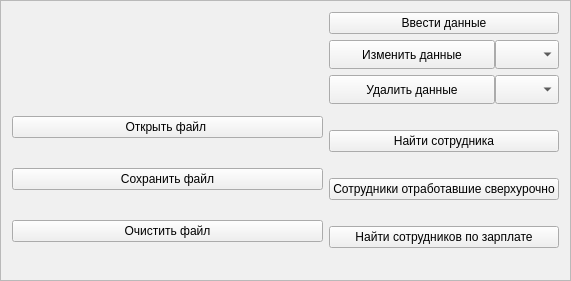
   <widget class="QFrame" name="fileFrame_2">
    <property name="geometry">
     <rect>
      <x>0</x>
      <y>400</y>
      <width>571</width>
      <height>281</height>
     </rect>
    </property>
    <property name="palette">
     <palette>
      <active>
       <colorrole role="WindowText">
        <brush brushstyle="SolidPattern">
         <color alpha="255">
          <red>0</red>
          <green>0</green>
          <blue>0</blue>
         </color>
        </brush>
       </colorrole>
       <colorrole role="Button">
        <brush brushstyle="SolidPattern">
         <color alpha="255">
          <red>240</red>
          <green>240</green>
          <blue>240</blue>
         </color>
        </brush>
       </colorrole>
       <colorrole role="Light">
        <brush brushstyle="SolidPattern">
         <color alpha="255">
          <red>255</red>
          <green>255</green>
          <blue>255</blue>
         </color>
        </brush>
       </colorrole>
       <colorrole role="Midlight">
        <brush brushstyle="SolidPattern">
         <color alpha="255">
          <red>227</red>
          <green>227</green>
          <blue>227</blue>
         </color>
        </brush>
       </colorrole>
       <colorrole role="Dark">
        <brush brushstyle="SolidPattern">
         <color alpha="255">
          <red>160</red>
          <green>160</green>
          <blue>160</blue>
         </color>
        </brush>
       </colorrole>
       <colorrole role="Mid">
        <brush brushstyle="SolidPattern">
         <color alpha="255">
          <red>160</red>
          <green>160</green>
          <blue>160</blue>
         </color>
        </brush>
       </colorrole>
       <colorrole role="Text">
        <brush brushstyle="SolidPattern">
         <color alpha="255">
          <red>0</red>
          <green>0</green>
          <blue>0</blue>
         </color>
        </brush>
       </colorrole>
       <colorrole role="BrightText">
        <brush brushstyle="SolidPattern">
         <color alpha="255">
          <red>255</red>
          <green>255</green>
          <blue>255</blue>
         </color>
        </brush>
       </colorrole>
       <colorrole role="ButtonText">
        <brush brushstyle="SolidPattern">
         <color alpha="255">
          <red>0</red>
          <green>0</green>
          <blue>0</blue>
         </color>
        </brush>
       </colorrole>
       <colorrole role="Base">
        <brush brushstyle="SolidPattern">
         <color alpha="255">
          <red>255</red>
          <green>255</green>
          <blue>255</blue>
         </color>
        </brush>
       </colorrole>
       <colorrole role="Window">
        <brush brushstyle="SolidPattern">
         <color alpha="255">
          <red>72</red>
          <green>72</green>
          <blue>72</blue>
         </color>
        </brush>
       </colorrole>
       <colorrole role="Shadow">
        <brush brushstyle="SolidPattern">
         <color alpha="255">
          <red>105</red>
          <green>105</green>
          <blue>105</blue>
         </color>
        </brush>
       </colorrole>
       <colorrole role="Highlight">
        <brush brushstyle="SolidPattern">
         <color alpha="255">
          <red>0</red>
          <green>120</green>
          <blue>215</blue>
         </color>
        </brush>
       </colorrole>
       <colorrole role="HighlightedText">
        <brush brushstyle="SolidPattern">
         <color alpha="255">
          <red>255</red>
          <green>255</green>
          <blue>255</blue>
         </color>
        </brush>
       </colorrole>
       <colorrole role="Link">
        <brush brushstyle="SolidPattern">
         <color alpha="255">
          <red>0</red>
          <green>0</green>
          <blue>255</blue>
         </color>
        </brush>
       </colorrole>
       <colorrole role="LinkVisited">
        <brush brushstyle="SolidPattern">
         <color alpha="255">
          <red>255</red>
          <green>0</green>
          <blue>255</blue>
         </color>
        </brush>
       </colorrole>
       <colorrole role="AlternateBase">
        <brush brushstyle="SolidPattern">
         <color alpha="255">
          <red>245</red>
          <green>245</green>
          <blue>245</blue>
         </color>
        </brush>
       </colorrole>
       <colorrole role="NoRole">
        <brush brushstyle="NoBrush">
         <color alpha="255">
          <red>0</red>
          <green>0</green>
          <blue>0</blue>
         </color>
        </brush>
       </colorrole>
       <colorrole role="ToolTipBase">
        <brush brushstyle="SolidPattern">
         <color alpha="255">
          <red>255</red>
          <green>255</green>
          <blue>220</blue>
         </color>
        </brush>
       </colorrole>
       <colorrole role="ToolTipText">
        <brush brushstyle="SolidPattern">
         <color alpha="255">
          <red>0</red>
          <green>0</green>
          <blue>0</blue>
         </color>
        </brush>
       </colorrole>
       <colorrole role="PlaceholderText">
        <brush brushstyle="SolidPattern">
         <color alpha="128">
          <red>0</red>
          <green>0</green>
          <blue>0</blue>
         </color>
        </brush>
       </colorrole>
      </active>
      <inactive>
       <colorrole role="WindowText">
        <brush brushstyle="SolidPattern">
         <color alpha="255">
          <red>0</red>
          <green>0</green>
          <blue>0</blue>
         </color>
        </brush>
       </colorrole>
       <colorrole role="Button">
        <brush brushstyle="SolidPattern">
         <color alpha="255">
          <red>240</red>
          <green>240</green>
          <blue>240</blue>
         </color>
        </brush>
       </colorrole>
       <colorrole role="Light">
        <brush brushstyle="SolidPattern">
         <color alpha="255">
          <red>255</red>
          <green>255</green>
          <blue>255</blue>
         </color>
        </brush>
       </colorrole>
       <colorrole role="Midlight">
        <brush brushstyle="SolidPattern">
         <color alpha="255">
          <red>227</red>
          <green>227</green>
          <blue>227</blue>
         </color>
        </brush>
       </colorrole>
       <colorrole role="Dark">
        <brush brushstyle="SolidPattern">
         <color alpha="255">
          <red>160</red>
          <green>160</green>
          <blue>160</blue>
         </color>
        </brush>
       </colorrole>
       <colorrole role="Mid">
        <brush brushstyle="SolidPattern">
         <color alpha="255">
          <red>160</red>
          <green>160</green>
          <blue>160</blue>
         </color>
        </brush>
       </colorrole>
       <colorrole role="Text">
        <brush brushstyle="SolidPattern">
         <color alpha="255">
          <red>0</red>
          <green>0</green>
          <blue>0</blue>
         </color>
        </brush>
       </colorrole>
       <colorrole role="BrightText">
        <brush brushstyle="SolidPattern">
         <color alpha="255">
          <red>255</red>
          <green>255</green>
          <blue>255</blue>
         </color>
        </brush>
       </colorrole>
       <colorrole role="ButtonText">
        <brush brushstyle="SolidPattern">
         <color alpha="255">
          <red>0</red>
          <green>0</green>
          <blue>0</blue>
         </color>
        </brush>
       </colorrole>
       <colorrole role="Base">
        <brush brushstyle="SolidPattern">
         <color alpha="255">
          <red>255</red>
          <green>255</green>
          <blue>255</blue>
         </color>
        </brush>
       </colorrole>
       <colorrole role="Window">
        <brush brushstyle="SolidPattern">
         <color alpha="255">
          <red>240</red>
          <green>240</green>
          <blue>240</blue>
         </color>
        </brush>
       </colorrole>
       <colorrole role="Shadow">
        <brush brushstyle="SolidPattern">
         <color alpha="255">
          <red>105</red>
          <green>105</green>
          <blue>105</blue>
         </color>
        </brush>
       </colorrole>
       <colorrole role="Highlight">
        <brush brushstyle="SolidPattern">
         <color alpha="255">
          <red>240</red>
          <green>240</green>
          <blue>240</blue>
         </color>
        </brush>
       </colorrole>
       <colorrole role="HighlightedText">
        <brush brushstyle="SolidPattern">
         <color alpha="255">
          <red>0</red>
          <green>0</green>
          <blue>0</blue>
         </color>
        </brush>
       </colorrole>
       <colorrole role="Link">
        <brush brushstyle="SolidPattern">
         <color alpha="255">
          <red>0</red>
          <green>0</green>
          <blue>255</blue>
         </color>
        </brush>
       </colorrole>
       <colorrole role="LinkVisited">
        <brush brushstyle="SolidPattern">
         <color alpha="255">
          <red>255</red>
          <green>0</green>
          <blue>255</blue>
         </color>
        </brush>
       </colorrole>
       <colorrole role="AlternateBase">
        <brush brushstyle="SolidPattern">
         <color alpha="255">
          <red>245</red>
          <green>245</green>
          <blue>245</blue>
         </color>
        </brush>
       </colorrole>
       <colorrole role="NoRole">
        <brush brushstyle="NoBrush">
         <color alpha="255">
          <red>0</red>
          <green>0</green>
          <blue>0</blue>
         </color>
        </brush>
       </colorrole>
       <colorrole role="ToolTipBase">
        <brush brushstyle="SolidPattern">
         <color alpha="255">
          <red>255</red>
          <green>255</green>
          <blue>220</blue>
         </color>
        </brush>
       </colorrole>
       <colorrole role="ToolTipText">
        <brush brushstyle="SolidPattern">
         <color alpha="255">
          <red>0</red>
          <green>0</green>
          <blue>0</blue>
         </color>
        </brush>
       </colorrole>
       <colorrole role="PlaceholderText">
        <brush brushstyle="SolidPattern">
         <color alpha="128">
          <red>0</red>
          <green>0</green>
          <blue>0</blue>
         </color>
        </brush>
       </colorrole>
      </inactive>
      <disabled>
       <colorrole role="WindowText">
        <brush brushstyle="SolidPattern">
         <color alpha="255">
          <red>120</red>
          <green>120</green>
          <blue>120</blue>
         </color>
        </brush>
       </colorrole>
       <colorrole role="Button">
        <brush brushstyle="SolidPattern">
         <color alpha="255">
          <red>240</red>
          <green>240</green>
          <blue>240</blue>
         </color>
        </brush>
       </colorrole>
       <colorrole role="Light">
        <brush brushstyle="SolidPattern">
         <color alpha="255">
          <red>255</red>
          <green>255</green>
          <blue>255</blue>
         </color>
        </brush>
       </colorrole>
       <colorrole role="Midlight">
        <brush brushstyle="SolidPattern">
         <color alpha="255">
          <red>247</red>
          <green>247</green>
          <blue>247</blue>
         </color>
        </brush>
       </colorrole>
       <colorrole role="Dark">
        <brush brushstyle="SolidPattern">
         <color alpha="255">
          <red>160</red>
          <green>160</green>
          <blue>160</blue>
         </color>
        </brush>
       </colorrole>
       <colorrole role="Mid">
        <brush brushstyle="SolidPattern">
         <color alpha="255">
          <red>160</red>
          <green>160</green>
          <blue>160</blue>
         </color>
        </brush>
       </colorrole>
       <colorrole role="Text">
        <brush brushstyle="SolidPattern">
         <color alpha="255">
          <red>120</red>
          <green>120</green>
          <blue>120</blue>
         </color>
        </brush>
       </colorrole>
       <colorrole role="BrightText">
        <brush brushstyle="SolidPattern">
         <color alpha="255">
          <red>255</red>
          <green>255</green>
          <blue>255</blue>
         </color>
        </brush>
       </colorrole>
       <colorrole role="ButtonText">
        <brush brushstyle="SolidPattern">
         <color alpha="255">
          <red>120</red>
          <green>120</green>
          <blue>120</blue>
         </color>
        </brush>
       </colorrole>
       <colorrole role="Base">
        <brush brushstyle="SolidPattern">
         <color alpha="255">
          <red>72</red>
          <green>72</green>
          <blue>72</blue>
         </color>
        </brush>
       </colorrole>
       <colorrole role="Window">
        <brush brushstyle="SolidPattern">
         <color alpha="255">
          <red>72</red>
          <green>72</green>
          <blue>72</blue>
         </color>
        </brush>
       </colorrole>
       <colorrole role="Shadow">
        <brush brushstyle="SolidPattern">
         <color alpha="255">
          <red>0</red>
          <green>0</green>
          <blue>0</blue>
         </color>
        </brush>
       </colorrole>
       <colorrole role="Highlight">
        <brush brushstyle="SolidPattern">
         <color alpha="255">
          <red>0</red>
          <green>120</green>
          <blue>215</blue>
         </color>
        </brush>
       </colorrole>
       <colorrole role="HighlightedText">
        <brush brushstyle="SolidPattern">
         <color alpha="255">
          <red>255</red>
          <green>255</green>
          <blue>255</blue>
         </color>
        </brush>
       </colorrole>
       <colorrole role="Link">
        <brush brushstyle="SolidPattern">
         <color alpha="255">
          <red>0</red>
          <green>0</green>
          <blue>255</blue>
         </color>
        </brush>
       </colorrole>
       <colorrole role="LinkVisited">
        <brush brushstyle="SolidPattern">
         <color alpha="255">
          <red>255</red>
          <green>0</green>
          <blue>255</blue>
         </color>
        </brush>
       </colorrole>
       <colorrole role="AlternateBase">
        <brush brushstyle="SolidPattern">
         <color alpha="255">
          <red>245</red>
          <green>245</green>
          <blue>245</blue>
         </color>
        </brush>
       </colorrole>
       <colorrole role="NoRole">
        <brush brushstyle="NoBrush">
         <color alpha="255">
          <red>0</red>
          <green>0</green>
          <blue>0</blue>
         </color>
        </brush>
       </colorrole>
       <colorrole role="ToolTipBase">
        <brush brushstyle="SolidPattern">
         <color alpha="255">
          <red>255</red>
          <green>255</green>
          <blue>220</blue>
         </color>
        </brush>
       </colorrole>
       <colorrole role="ToolTipText">
        <brush brushstyle="SolidPattern">
         <color alpha="255">
          <red>0</red>
          <green>0</green>
          <blue>0</blue>
         </color>
        </brush>
       </colorrole>
       <colorrole role="PlaceholderText">
        <brush brushstyle="SolidPattern">
         <color alpha="128">
          <red>0</red>
          <green>0</green>
          <blue>0</blue>
         </color>
        </brush>
       </colorrole>
      </disabled>
     </palette>
    </property>
    <property name="autoFillBackground">
     <bool>true</bool>
    </property>
    <property name="frameShape">
     <enum>QFrame::StyledPanel</enum>
    </property>
    <property name="frameShadow">
     <enum>QFrame::Raised</enum>
    </property>
    <layout class="QHBoxLayout" name="horizontalLayout_2">
     <item>
      <layout class="QVBoxLayout" name="verticalLayout_12">
       <item>
        <widget class="QLabel" name="fileStatment">
         <property name="minimumSize">
          <size>
           <width>0</width>
           <height>0</height>
          </size>
         </property>
         <property name="maximumSize">
          <size>
           <width>16777215</width>
           <height>50</height>
          </size>
         </property>
         <property name="text">
          <string/>
         </property>
         <property name="alignment">
          <set>Qt::AlignCenter</set>
         </property>
        </widget>
       </item>
       <item>
        <widget class="QPushButton" name="pushButton_9">
         <property name="text">
          <string>Открыть файл </string>
         </property>
        </widget>
       </item>
       <item>
        <widget class="QPushButton" name="pushButton_10">
         <property name="text">
          <string>Сохранить файл</string>
         </property>
        </widget>
       </item>
       <item>
        <widget class="QPushButton" name="pushButton_3">
         <property name="text">
          <string>Очистить файл</string>
         </property>
        </widget>
       </item>
      </layout>
     </item>
     <item>
      <layout class="QVBoxLayout" name="verticalLayout_4">
       <item>
        <layout class="QVBoxLayout" name="verticalLayout_19">
         <item>
          <widget class="QPushButton" name="pushButton_4">
           <property name="text">
            <string>Ввести данные</string>
           </property>
          </widget>
         </item>
         <item>
          <layout class="QHBoxLayout" name="horizontalLayout_7">
           <property name="spacing">
            <number>0</number>
           </property>
           <property name="sizeConstraint">
            <enum>QLayout::SetNoConstraint</enum>
           </property>
           <item>
            <widget class="QPushButton" name="pushButton_5">
             <property name="maximumSize">
              <size>
               <width>248</width>
               <height>29</height>
              </size>
             </property>
             <property name="text">
              <string>Изменить данные</string>
             </property>
            </widget>
           </item>
           <item>
            <widget class="QComboBox" name="comboBox">
             <property name="maximumSize">
              <size>
               <width>64</width>
               <height>29</height>
              </size>
             </property>
            </widget>
           </item>
          </layout>
         </item>
         <item>
          <layout class="QHBoxLayout" name="horizontalLayout_12">
           <property name="spacing">
            <number>0</number>
           </property>
           <property name="sizeConstraint">
            <enum>QLayout::SetNoConstraint</enum>
           </property>
           <item>
            <widget class="QPushButton" name="pushButton_13">
             <property name="maximumSize">
              <size>
               <width>248</width>
               <height>29</height>
              </size>
             </property>
             <property name="text">
              <string>Удалить данные</string>
             </property>
            </widget>
           </item>
           <item>
            <widget class="QComboBox" name="comboBox_3">
             <property name="maximumSize">
              <size>
               <width>64</width>
               <height>29</height>
              </size>
             </property>
            </widget>
           </item>
          </layout>
         </item>
         <item>
          <layout class="QVBoxLayout" name="verticalLayout_11">
           <item>
            <widget class="QPushButton" name="pushButton_7">
             <property name="text">
              <string>Найти сотрудника</string>
             </property>
            </widget>
           </item>
           <item>
            <widget class="QPushButton" name="pushButton_17">
             <property name="text">
              <string>Сотрудники отработавшие сверхурочно</string>
             </property>
            </widget>
           </item>
           <item>
            <widget class="QPushButton" name="pushButton_6">
             <property name="text">
              <string>Найти сотрудников по зарплате</string>
             </property>
            </widget>
           </item>
           <item>
            <layout class="QHBoxLayout" name="horizontalLayout_10"/>
           </item>
          </layout>
         </item>
        </layout>
       </item>
      </layout>
     </item>
    </layout>
   </widget>
